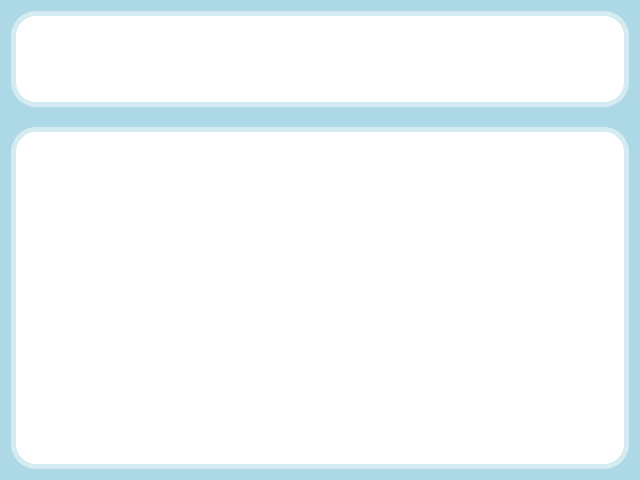
<?xml version="1.0" encoding="UTF-8"?>
<ui version="4.0">
 <class>Terminal</class>
 <widget class="QDialog" name="Terminal">
  <property name="geometry">
   <rect>
    <x>0</x>
    <y>0</y>
    <width>640</width>
    <height>480</height>
   </rect>
  </property>
  <property name="font">
   <font>
    <family>Consolas</family>
    <pointsize>11</pointsize>
   </font>
  </property>
  <property name="windowTitle">
   <string>Terminal</string>
  </property>
  <property name="styleSheet">
   <string notr="true">#Terminal

{
	background-color: rgb(173,217,230);
}</string>
  </property>
  <layout class="QGridLayout" name="mainLayout" rowstretch="1,4,0">
   <property name="verticalSpacing">
    <number>20</number>
   </property>
   <item row="1" column="0">
    <widget class="QFrame" name="serial_frame">
     <property name="styleSheet">
      <string notr="true">#serial_frame
{
	border: 5px solid rgb(212,235,242);
	background-color: white;
	border-radius: 25px;
} 

</string>
     </property>
     <property name="frameShape">
      <enum>QFrame::Shape::StyledPanel</enum>
     </property>
     <property name="frameShadow">
      <enum>QFrame::Shadow::Raised</enum>
     </property>
     <layout class="QGridLayout" name="gridLayout_3">
      <item row="0" column="0">
       <widget class="QListView" name="serial_print">
        <property name="font">
         <font>
          <family>Consolas</family>
          <pointsize>11</pointsize>
          <bold>true</bold>
         </font>
        </property>
        <property name="styleSheet">
         <string notr="true">
QFrame
{
	border: 0px;
	background-color: white;
} 
</string>
        </property>
       </widget>
      </item>
     </layout>
    </widget>
   </item>
   <item row="0" column="0">
    <widget class="QFrame" name="order_frame">
     <property name="styleSheet">
      <string notr="true">#order_frame
{
	border: 5px solid rgb(212,235,242);
	background-color: white;
	border-radius: 25px;
} 

</string>
     </property>
     <property name="frameShape">
      <enum>QFrame::Shape::StyledPanel</enum>
     </property>
     <property name="frameShadow">
      <enum>QFrame::Shadow::Raised</enum>
     </property>
     <layout class="QGridLayout" name="gridLayout_2">
      <item row="0" column="0">
       <widget class="QListView" name="order_print">
        <property name="font">
         <font>
          <family>Consolas</family>
          <pointsize>11</pointsize>
          <bold>true</bold>
         </font>
        </property>
        <property name="styleSheet">
         <string notr="true">
QFrame
{
	border: 0px;
	background-color: white;
} 
</string>
        </property>
       </widget>
      </item>
     </layout>
    </widget>
   </item>
  </layout>
 </widget>
 <resources/>
 <connections/>
</ui>
